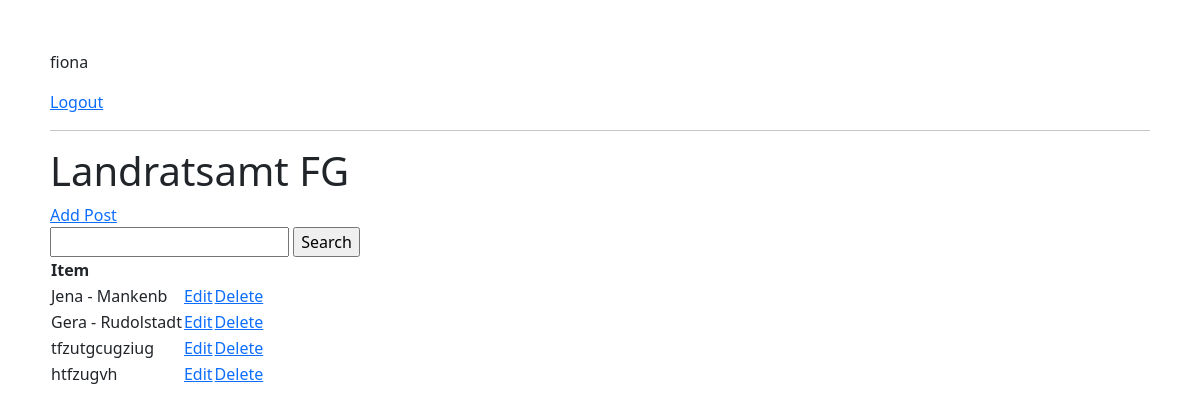
Page / (signed in) on the earlier database version.
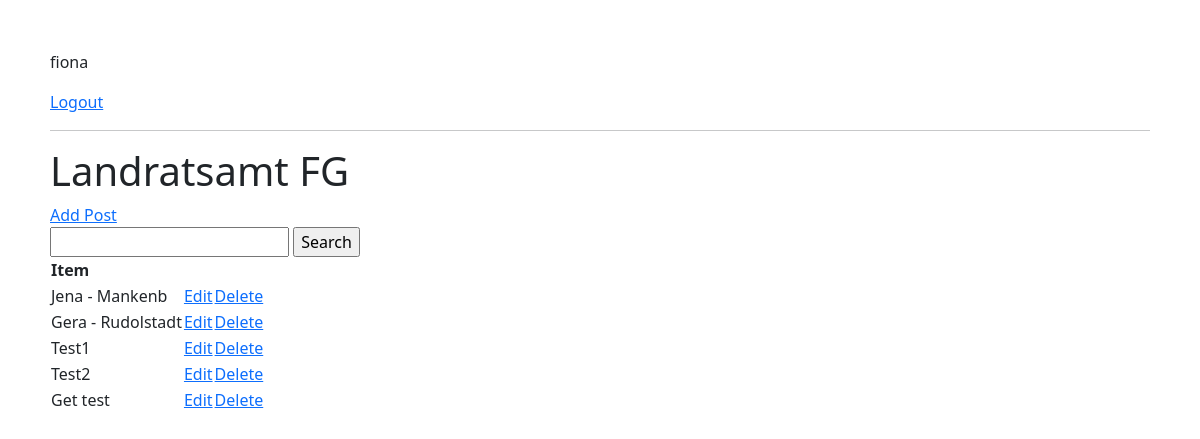
Same page on the later database version.
### base/models.py (models this page shows, shortened)
class Task(models.Model):
    user = models.ForeignKey(User, on_delete=models.CASCADE, null=True, blank=True)
    title = models.CharField(max_length=200)
    description = models.TextField(null=True, blank=True)
    complete = models.BooleanField(default=False)
    created = models.DateTimeField(auto_now_add=True)
    class Meta:
        ordering = ["complete"]

### base/views.py (the view)
# urls.py: path('', TaskList.as_view(), name='tasks'),
class TaskList(LoginRequiredMixin, ListView):
    model = Task
    context_object_name = 'tasks'
    def get_context_data(self, **kwargs):
        context = super().get_context_data(**kwargs)
        context['tasks'] = context['tasks'].filter(user=self.request.user)
        context['count'] = context['tasks'].filter(complete=False).count()
        search_input = self.request.GET.get('search-area') or ''
        if search_input:
            context['tasks'] = context['tasks'].filter(title__startswith = search_input)
        context['search_input'] = search_input
        return context

### base/templates/base/task_list.html
{% extends 'base/main.html' %}
{% block content %}
<div id="post_list_main_div">
<header>
    {% if request.user.is_authenticated %}
    <p>{{request.user}}</p>
    <a href="{% url 'logout' %}">Logout</a>
    {% else %}
    <a href="{% url 'login' %}">Login</a>
    {% endif %}
    <hr>
    <h1>Landratsamt FG</h1>
    <a href="{% url 'task-create' %}">Add Post</a>
    </header>
    <main>
    <form method="GET">
        <input type="text" name='search-area' value="{{search_input}}">
        <input type="submit" value="Search">
    </form>
    <table>
        <tr>
            <th>Item</th>
            <th></th>
            <th></th>
        </tr>
{% for task in tasks %}
    <tr>
        <td>{{task.title}}</th>
        <td><a href="{% url 'task-update' task.id %}">Edit</a></th>
        <td><a href="{% url 'task-delete' task.id %}">Delete</a></th>
    </tr>
    {% empty %}
        <h3>No items in list</h3>
{% endfor %}
</div>
{% endblock content%}

### base/templates/base/main.html (shortened to what this page needs)
{% load static %}
<!DOCTYPE html>
<html lang="en">
<head>
    <link rel="stylesheet" href="https://cdn.jsdelivr.net/npm/bootstrap@5.1.3/dist/css/bootstrap.min.css">
    <link rel="stylesheet" href="{% static 'css/style.css' %}">
</head>
<body>
        {% block content %}
        {% endblock %}
</body>
</html>

### base/static/css/style.css (style rules this page uses)
#post_list_main_div { padding: 50px; }
body { width: 100vw; height: 100vh; }

Differences in the rows shown:
removed Task: title "tfzutgcugziug"
removed Task: title "htfzugvh"
added Task: title "Test1"
added Task: title "Test2"
added Task: title "Get test"
